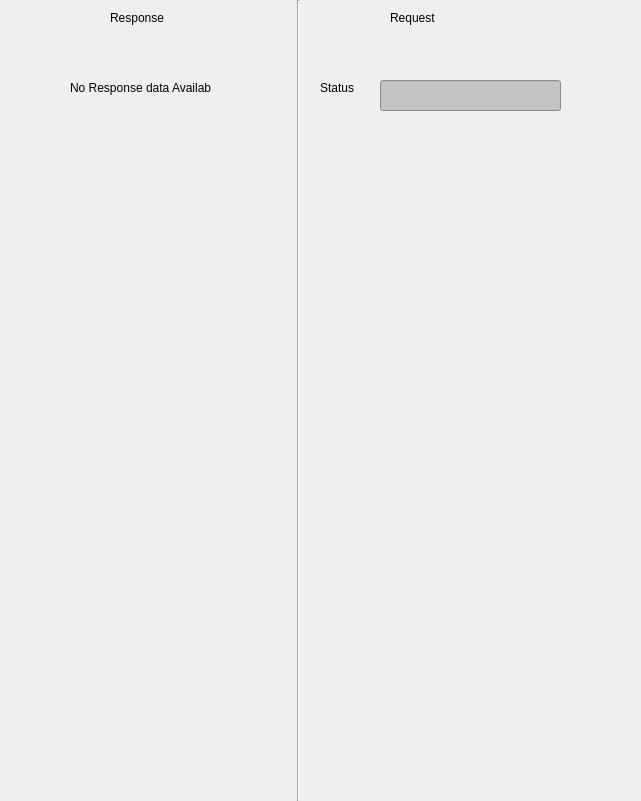
       <widget class="QWidget" name="widget_FirmwareStatusNotification" native="true">
        <property name="geometry">
         <rect>
          <x>0</x>
          <y>130</y>
          <width>641</width>
          <height>801</height>
         </rect>
        </property>
        <property name="font">
         <font>
          <strikeout>false</strikeout>
         </font>
        </property>
        <property name="focusPolicy">
         <enum>Qt::NoFocus</enum>
        </property>
        <property name="autoFillBackground">
         <bool>true</bool>
        </property>
        <widget class="QLabel" name="label_13">
         <property name="geometry">
          <rect>
           <x>110</x>
           <y>10</y>
           <width>61</width>
           <height>16</height>
          </rect>
         </property>
         <property name="text">
          <string>Response</string>
         </property>
        </widget>
        <widget class="Line" name="line_7">
         <property name="geometry">
          <rect>
           <x>290</x>
           <y>0</y>
           <width>16</width>
           <height>801</height>
          </rect>
         </property>
         <property name="orientation">
          <enum>Qt::Vertical</enum>
         </property>
        </widget>
        <widget class="QLabel" name="label_14">
         <property name="geometry">
          <rect>
           <x>390</x>
           <y>10</y>
           <width>61</width>
           <height>16</height>
          </rect>
         </property>
         <property name="text">
          <string>Request</string>
         </property>
        </widget>
        <widget class="QLabel" name="label_Status_firmwarenotification_Request">
         <property name="geometry">
          <rect>
           <x>320</x>
           <y>80</y>
           <width>61</width>
           <height>16</height>
          </rect>
         </property>
         <property name="text">
          <string>Status</string>
         </property>
        </widget>
        <widget class="QLabel" name="label_Nodataavail_Response">
         <property name="geometry">
          <rect>
           <x>70</x>
           <y>80</y>
           <width>141</width>
           <height>16</height>
          </rect>
         </property>
         <property name="text">
          <string>No Response data Available </string>
         </property>
        </widget>
        <widget class="QLineEdit" name="lineEdit_Status_firmwarenotification_Request">
         <property name="geometry">
          <rect>
           <x>380</x>
           <y>80</y>
           <width>181</width>
           <height>31</height>
          </rect>
         </property>
         <property name="styleSheet">
          <string notr="true">background:rgb(195,195,195)</string>
         </property>
         <property name="readOnly">
          <bool>true</bool>
         </property>
        </widget>
       </widget>
